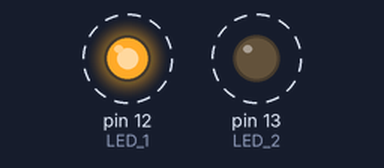
This sketch was run on a simulated Arduino Uno, built with avr-gcc and run on an emulated ATmega328P. Parts: output pins drawn as LEDs (lit = HIGH). Dashed ring = blinking.

Above: at 0.2 s.
Timing chart, 0 to 3.0 s (numbered marks = the images above):
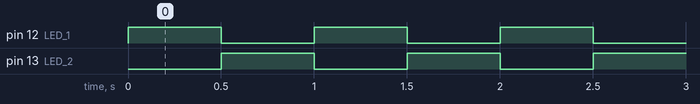

Measured:
- by itself, pin 12 (LED_1), pin 13 (LED_2): alternates HIGH for 0.50 s and LOW for 0.50 s

The sketch:

exercice4.ino
```cpp
#define LED_1 12
#define LED_2 13

void setup() {
  pinMode(LED_1, OUTPUT);
  pinMode(LED_2, OUTPUT);
}

void loop() {
  digitalWrite(LED_1, HIGH);
  digitalWrite(LED_2, LOW);
  delay(500);
  digitalWrite(LED_1, LOW);
  digitalWrite(LED_2, HIGH);
  delay(500);
}
```
